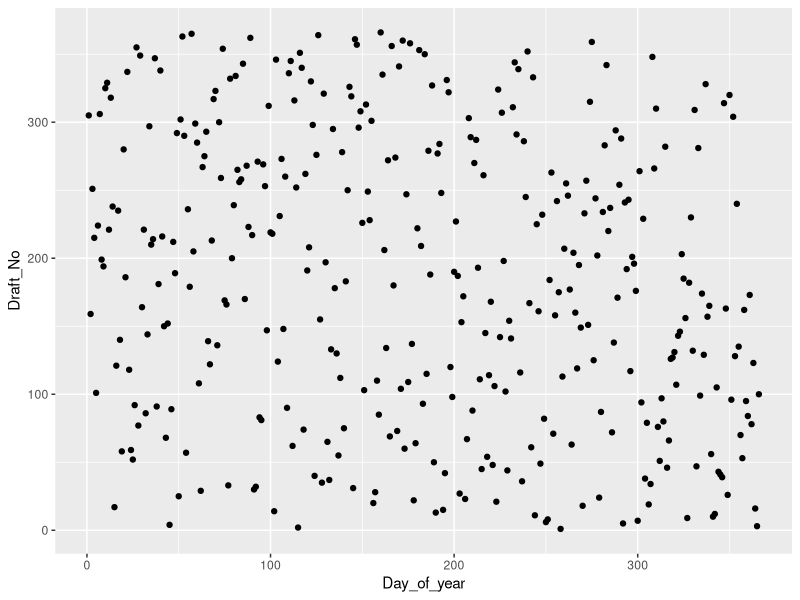
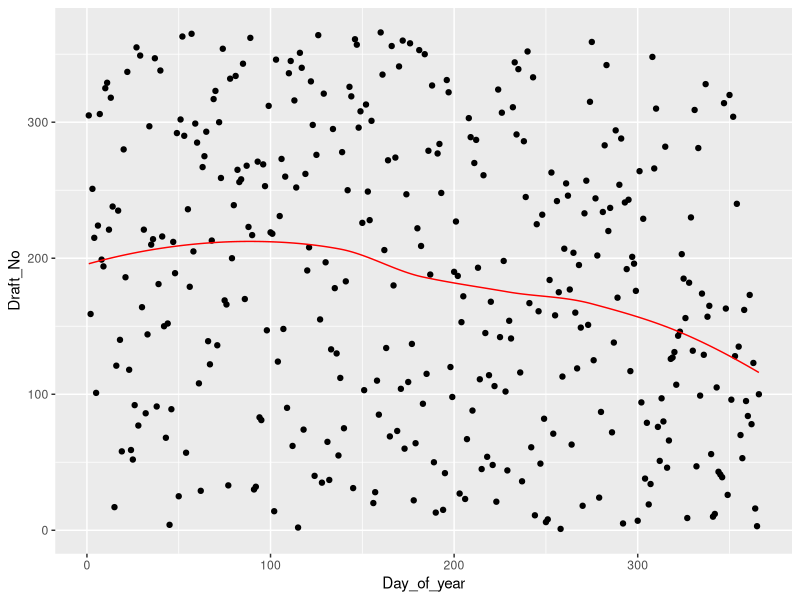

Write R code to recreate these figures, in order.
## ---- chunk 1
knitr::opts_chunk$set(echo = TRUE)
## ---- chunk 2
library(ggplot2)
lottery <- read.csv2("../data/lottery.csv")

head(lottery)

q11 <- ggplot(lottery, aes(x = Day_of_year, y = Draft_No)) + geom_point()
plot(q11)
## ---- chunk 3
linegraf<- predict(loess(Draft_No ~ Day_of_year, data = lottery))

q12 <- q11 + geom_path(aes(y = linegraf), col = "red")
plot(q12)
